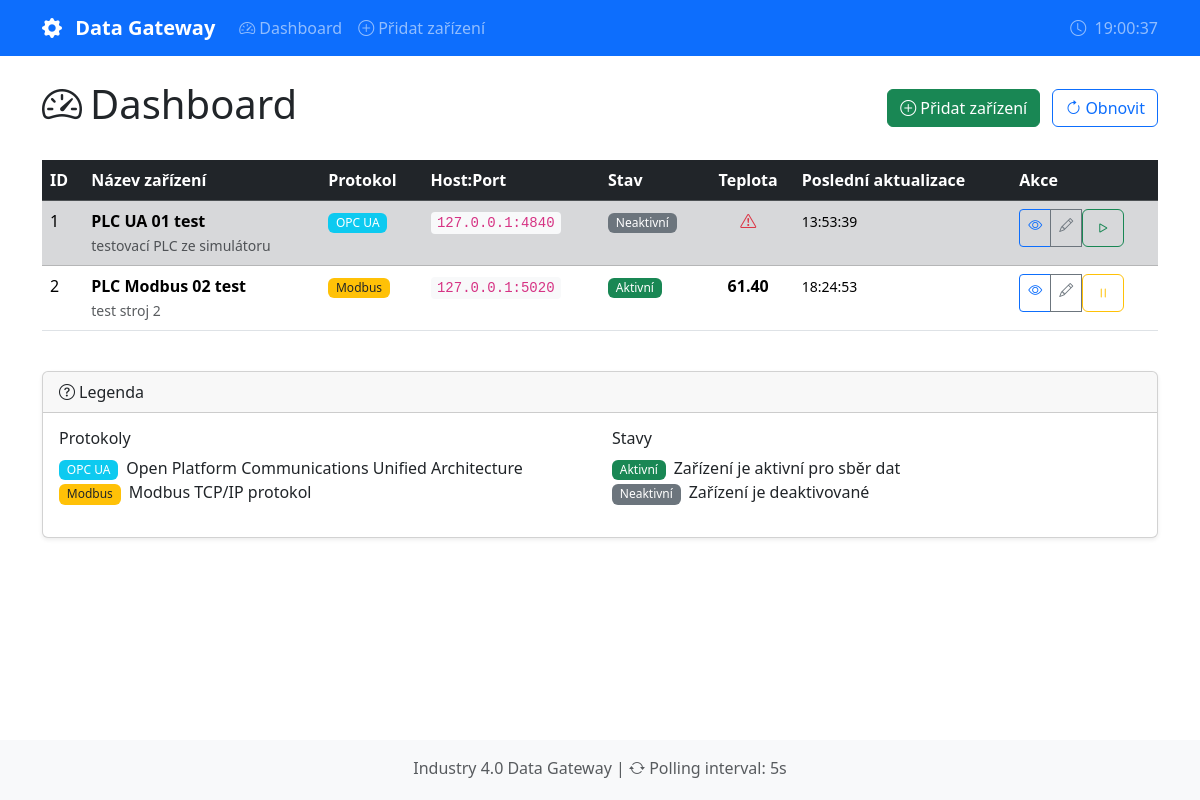
The page / on the database its author committed.
### backend/models.py (models this page shows)
class Tag(SQLModel, table=True):
    id: Optional[int] = Field(default=None, primary_key=True)
    name: str = Field(description="Např. 'Teplota_motoru', 'Stav_RUN'")
    address: str = Field(description="""
        Protokol-specifická adresa:
        - OPC UA: 'ns=2;s=Teplota' nebo 'i=2258'
        - Modbus: 'hr_0' (holding register), 'co_1' (coil),
                  'ir_0' (input register), 'di_0' (discrete input)
    """)
    data_type: str = Field(default="float", description="Datový typ: float, int, bool")
    description: Optional[str] = Field(default=None, description="Popis tagu")
    enabled: bool = Field(default=True, description="Zda je tag aktivní pro sběr")
    device_id: int = Field(foreign_key="device.id")
    device: Device = Relationship(back_populates="tags")
    measurements: List["Measurement"] = Relationship(
        back_populates="tag",
        sa_relationship_kwargs={"cascade": "all, delete-orphan"}
    )

class Device(SQLModel, table=True):
    id: Optional[int] = Field(default=None, primary_key=True)
    name: str = Field(index=True, description="Např. 'Lis-01', 'Čerpadlo-A'")
    protocol: str = Field(description="Protokol: 'opcua' nebo 'modbus'")
    host: str = Field(default="127.0.0.1", description="IP adresa zařízení")
    port: int = Field(description="Port: 4840 pro OPC UA, 5020 pro Modbus")
    endpoint_url: Optional[str] = Field(
        default=None,
        description="OPC UA endpoint URL, např. 'opc.tcp://127.0.0.1:4840'"
    )
    enabled: bool = Field(default=True, description="Zda je zařízení aktivní pro sběr")
    description: Optional[str] = Field(default=None, description="Popis zařízení")
    tags: List["Tag"] = Relationship(back_populates="device", sa_relationship_kwargs={"cascade": "all, delete-orphan"})

class Measurement(SQLModel, table=True):
    id: Optional[int] = Field(default=None, primary_key=True)
    value: float = Field(description="Normalizovaná hodnota (bool: 0/1, int/float: hodnota)")
    timestamp: datetime = Field(
        default_factory=datetime.utcnow,
        description="Čas měření"
    )
    quality: str = Field(default="good", description="Kvalita měření: good, bad, uncertain")
    tag_id: int = Field(foreign_key="tag.id")
    tag: Tag = Relationship(back_populates="measurements")

### main.py (the view)
@app.get("/", response_class=HTMLResponse)
async def dashboard(request: Request):
    with get_session() as session:
        devices = session.exec(select(Device)).all()
        devices_data = []
        all_tags = set()
        for device in devices:
            device_info = get_device_last_values(session, device)
            devices_data.append({
                "device": device,
                "values": device_info["values"],
                "last_update": device_info["last_update"]
            })
            all_tags.update(device_info["values"].keys())
        return templates.TemplateResponse(
            "dashboard.html",
            {
                "request": request,
                "devices_data": devices_data,
                "all_tags": sorted(all_tags)
            }
        )

### frontend/templates/dashboard.html (shortened to what this page needs)
{% extends "base.html" %}
{% block content %}
<div class="d-flex justify-content-between align-items-center mb-4">
    <h1><i class="bi bi-speedometer2 me-2"></i>Dashboard</h1>
    <div>
        <a href="/device/new" class="btn btn-success">
            <i class="bi bi-plus-circle me-1"></i>Přidat zařízení
        </a>
        <button class="btn btn-outline-primary ms-2"
                hx-get="/dashboard-content"
                hx-target="#dashboard-table"
                hx-swap="innerHTML">
            <i class="bi bi-arrow-clockwise me-1"></i>Obnovit
        </button>
    </div>
</div>
{% if not devices_data %}
<div class="alert alert-info">
    <i class="bi bi-info-circle me-2"></i>
    Zatím nejsou nakonfigurována žádná zařízení.
    <a href="/device/new" class="alert-link">Přidejte první zařízení</a>.
</div>
{% else %}
<div id="dashboard-table"
     hx-get="/dashboard-content"
     hx-trigger="every 5s"
     hx-swap="innerHTML">
    {% include "partials/dashboard_table.html" %}
</div>
{% endif %}
<div class="card mt-4">
    <div class="card-header">
        <i class="bi bi-question-circle me-1"></i>Legenda
    </div>
    <div class="card-body">
        <div class="row">
            <div class="col-md-6">
                <h6>Protokoly</h6>
                <ul class="list-unstyled">
                    <li><span class="badge bg-info me-2">OPC UA</span>Open Platform Communications Unified Architecture</li>
                    <li><span class="badge bg-warning text-dark me-2">Modbus</span>Modbus TCP/IP protokol</li>
                </ul>
            </div>
            <div class="col-md-6">
                <h6>Stavy</h6>
                <ul class="list-unstyled">
                    <li><span class="badge bg-success me-2">Aktivní</span>Zařízení je aktivní pro sběr dat</li>
                    <li><span class="badge bg-secondary me-2">Neaktivní</span>Zařízení je deaktivované</li>
                </ul>
            </div>
        </div>
    </div>
</div>
{% endblock %}

### frontend/templates/partials/dashboard_table.html
<div class="table-responsive">
    <table class="table table-hover table-striped">
        <thead class="table-dark">
            <tr>
                <th>ID</th>
                <th>Název zařízení</th>
                <th>Protokol</th>
                <th>Host:Port</th>
                <th>Stav</th>
                {% for tag_name in all_tags %}
                <th class="text-center">{{ tag_name }}</th>
                {% endfor %}
                <th>Poslední aktualizace</th>
                <th>Akce</th>
            </tr>
        </thead>
        <tbody>
            {% for data in devices_data %}
            <tr class="{% if not data.device.enabled %}table-secondary{% endif %}">
                <td>{{ data.device.id }}</td>
                <td>
                    <strong>{{ data.device.name }}</strong>
                    {% if data.device.description %}
                    <br><small class="text-muted">{{ data.device.description }}</small>
                    {% endif %}
                </td>
                <td>
                    {% if data.device.protocol == 'opcua' %}
                    <span class="badge bg-info">OPC UA</span>
                    {% else %}
                    <span class="badge bg-warning text-dark">Modbus</span>
                    {% endif %}
                </td>
                <td>
                    <code>{{ data.device.host }}:{{ data.device.port }}</code>
                </td>
                <td>
                    {% if data.device.enabled %}
                    <span class="badge bg-success">Aktivní</span>
                    {% else %}
                    <span class="badge bg-secondary">Neaktivní</span>
                    {% endif %}
                </td>
                {% for tag_name in all_tags %}
                <td class="text-center">
                    {% if tag_name in data['values'] %}
                        {% set val = data['values'][tag_name] %}
                        {% if val.quality == 'good' %}
                            {% if val.data_type == 'bool' %}
                                {% if val.value == 1.0 %}
                                <span class="badge bg-success">ON</span>
                                {% else %}
                                <span class="badge bg-danger">OFF</span>
                                {% endif %}
                            {% else %}
                                <strong>{{ "%.2f"|format(val.value) }}</strong>
                            {% endif %}
                        {% else %}
                            <span class="text-danger" title="Chyba čtení">
                                <i class="bi bi-exclamation-triangle"></i>
                            </span>
                        {% endif %}
                    {% else %}
                        <span class="text-muted">-</span>
                    {% endif %}
                </td>
                {% endfor %}
                <td>
                    {% if data.last_update %}
                    <small>{{ data.last_update.strftime('%H:%M:%S') }}</small>
                    {% else %}
                    <span class="text-muted">-</span>
                    {% endif %}
                </td>
                <td>
                    <div class="btn-group btn-group-sm">
                        <a href="/device/{{ data.device.id }}" class="btn btn-outline-primary" title="Detail">
                            <i class="bi bi-eye"></i>
                        </a>
                        <a href="/device/{{ data.device.id }}/edit" class="btn btn-outline-secondary" title="Upravit">
                            <i class="bi bi-pencil"></i>
                        </a>
                        <form action="/device/{{ data.device.id }}/toggle" method="post" style="display:inline;">
                            <button type="submit" class="btn btn-outline-{% if data.device.enabled %}warning{% else %}success{% endif %}"
                                    title="{% if data.device.enabled %}Deaktivovat{% else %}Aktivovat{% endif %}">
                                <i class="bi bi-{% if data.device.enabled %}pause{% else %}play{% endif %}"></i>
                            </button>
                        </form>
                    </div>
                </td>
            </tr>
            {% endfor %}
        </tbody>
    </table>
</div>

### frontend/static/style.css (style rules this page uses)
.card { box-shadow: 0 0.125rem 0.25rem rgba(0, 0, 0, 0.075); }
.table th { white-space: nowrap; }
code { background-color: #f8f9fa; padding: 0.2rem 0.4rem; border-radius: 0.25rem; font-size: 0.875em; }
.badge { font-weight: 500; }
html { min-height: 100%; position: relative; }
body { margin-bottom: 60px; }
.badge.bg-info { background-color: #0dcaf0 !important; }
.badge.bg-warning { background-color: #ffc107 !important; }

### rows shown on the page
Tag: name "Teplota", value "61.40"
Device: device.id "1", device.name "PLC UA 01 test", device.description "testovací PLC ze simulátoru", device.host "127.0.0.1", device.port "4840", enabled False (drawn)
Measurement: last_update "13:53:39"
Device: device.id "2", device.name "PLC Modbus 02 test", device.description "test stroj 2", device.host "127.0.0.1", device.port "5020", enabled True (drawn)

### other values the page prints
{{ data.last_update.strftime('%H:%M:%S') }} "18:24:53"
